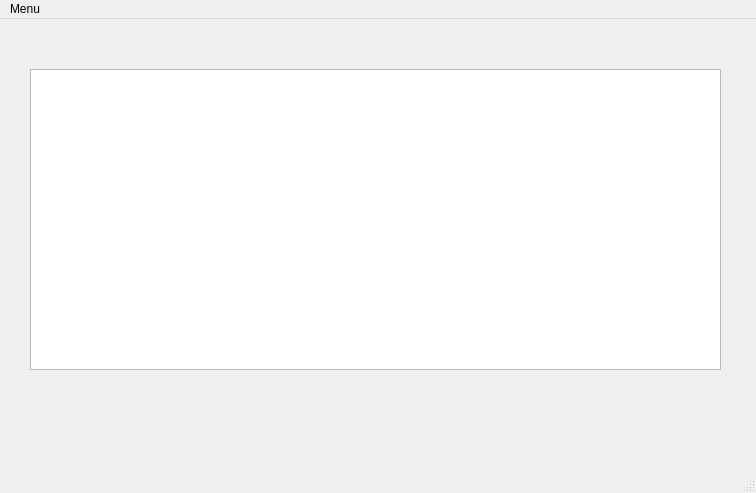
<?xml version="1.0" encoding="UTF-8"?>
<ui version="4.0">
 <class>MainWindow</class>
 <widget class="QMainWindow" name="MainWindow">
  <property name="geometry">
   <rect>
    <x>0</x>
    <y>0</y>
    <width>756</width>
    <height>493</height>
   </rect>
  </property>
  <property name="windowTitle">
   <string>MainWindow</string>
  </property>
  <widget class="QWidget" name="centralwidget">
   <widget class="QTextEdit" name="textEdit">
    <property name="geometry">
     <rect>
      <x>30</x>
      <y>50</y>
      <width>691</width>
      <height>301</height>
     </rect>
    </property>
   </widget>
  </widget>
  <widget class="QMenuBar" name="menubar">
   <property name="geometry">
    <rect>
     <x>0</x>
     <y>0</y>
     <width>756</width>
     <height>21</height>
    </rect>
   </property>
   <widget class="QMenu" name="menuMenu">
    <property name="title">
     <string>Menu</string>
    </property>
    <addaction name="actionSave_Text"/>
    <addaction name="actionLoad_Text"/>
    <addaction name="actionSave_Binary"/>
    <addaction name="actionLoad_Binary"/>
   </widget>
   <addaction name="menuMenu"/>
  </widget>
  <widget class="QStatusBar" name="statusbar"/>
  <action name="actionSave_Text">
   <property name="text">
    <string>save text</string>
   </property>
  </action>
  <action name="actionLoad_Text">
   <property name="text">
    <string>load text</string>
   </property>
  </action>
  <action name="actionSave_Binary">
   <property name="text">
    <string>save  binary</string>
   </property>
  </action>
  <action name="actionLoad_Binary">
   <property name="text">
    <string>load binary</string>
   </property>
  </action>
 </widget>
 <resources/>
 <connections/>
</ui>
